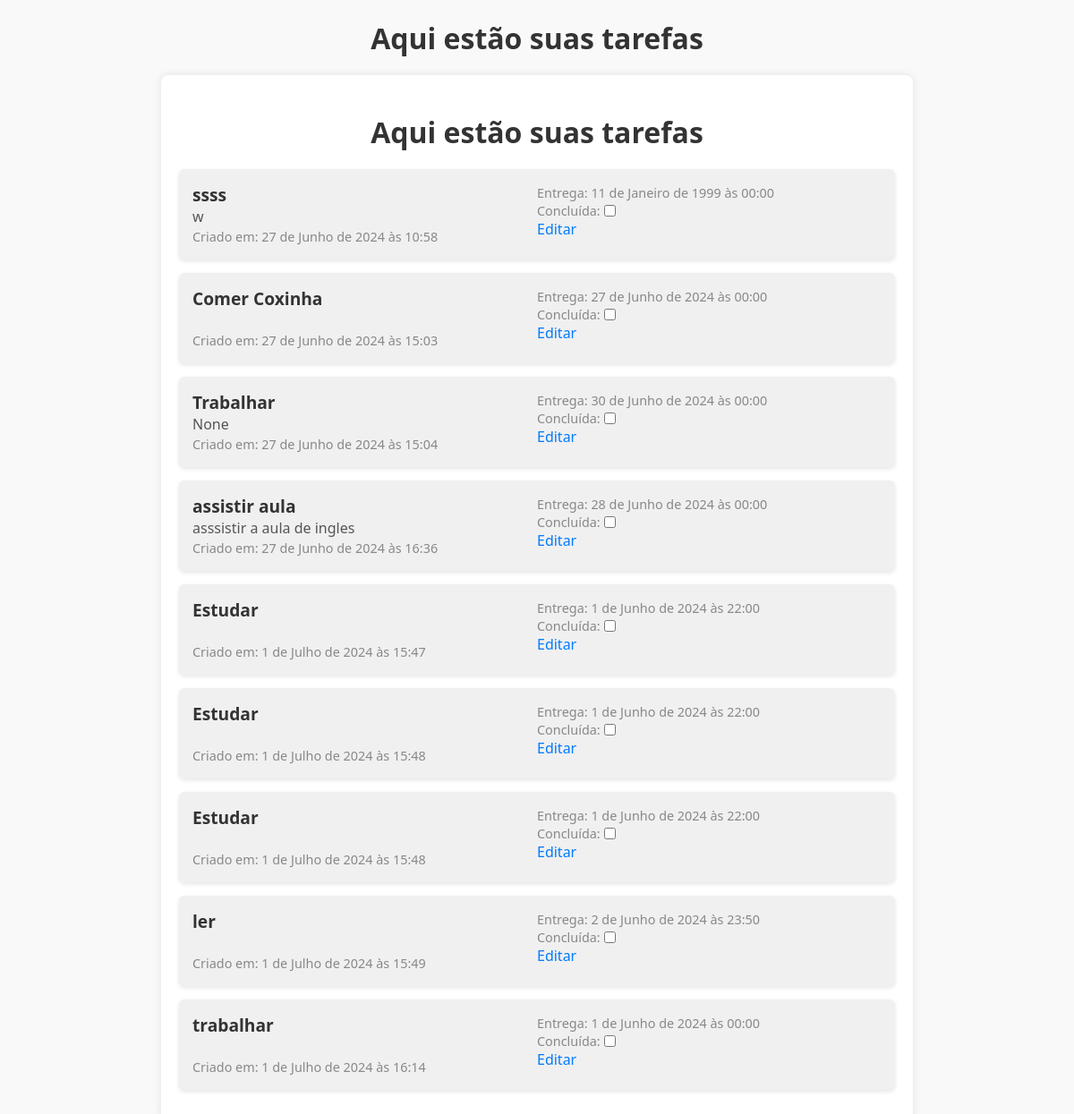
The app's page /tarefas, older data.
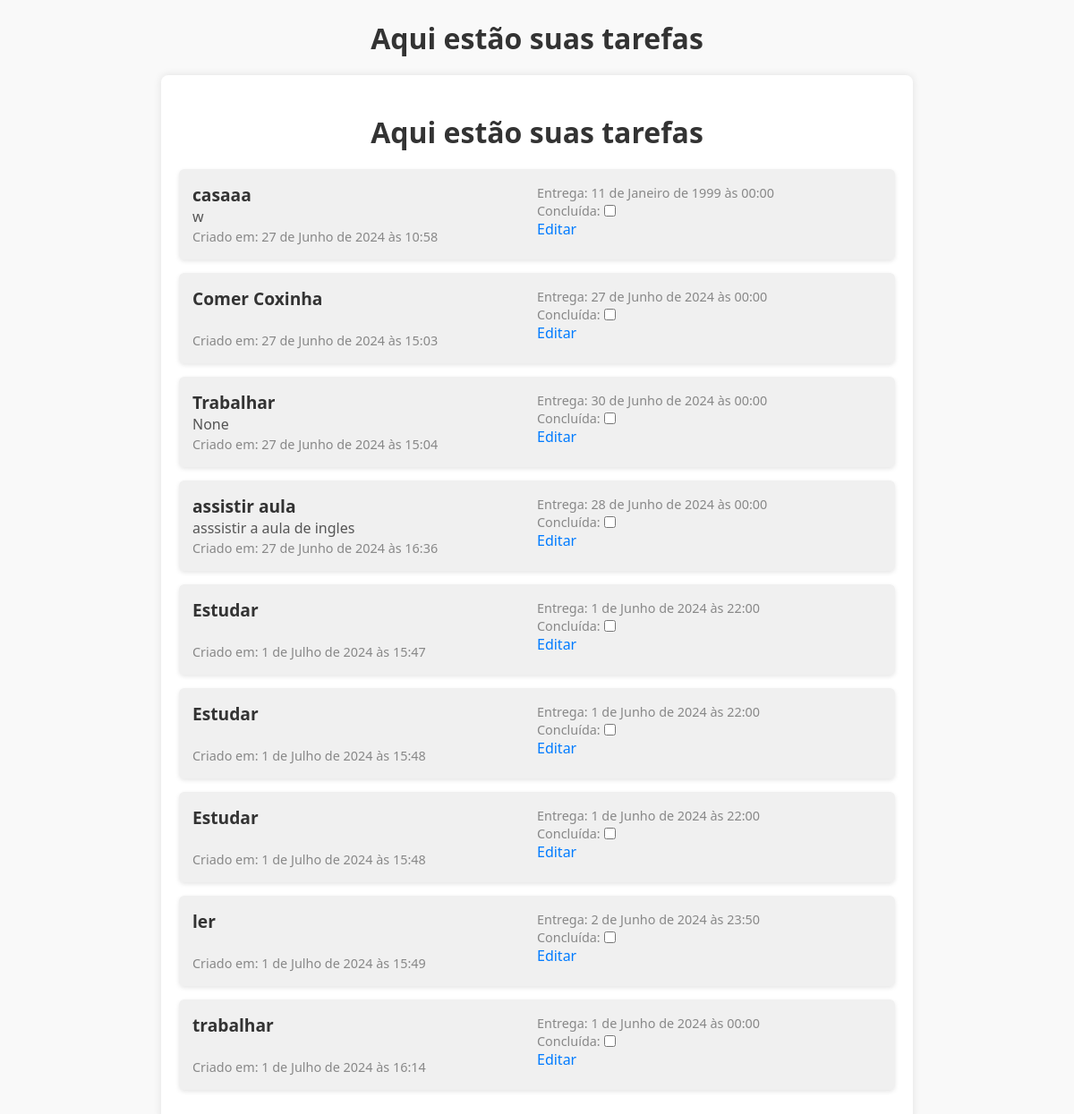
The same page, newer data.
### Todos/models.py (models this page shows)
class Todos(models.Model):
    tarefa = models.CharField(max_length=100, null=False, blank=False)
    descricao = models.CharField(max_length=200, null=True, blank=True)
    data_criacao = models.DateTimeField(auto_now_add=True, null=False, blank=False)
    data_entrega = models.DateTimeField(null=False)
    entrega = models.BooleanField(default=False)

### Todos/views.py (the view)
# urls.py: path('tarefas', tarefa, name='tarefa'),
def tarefa(request):
    tarefas = Todos.objects.all()
    return render(request, "tarefas.html", {"tarefas": tarefas})

### Todos/templates/tarefas.html (shortened to what this page needs)
<!DOCTYPE html>
<html lang="pt-br">
<head>
    {% load static %}
    <link rel="stylesheet" href="{% static 'tarefas.css' %}">
</head>
<body>
    <h1>Aqui estão suas tarefas</h1>
    <div class="container">
        <h1>Aqui estão suas tarefas</h1>
        <ul class="tarefas-lista">
            {% for tarefa in tarefas %}
                <li class="tarefa-item">
                    <div class="tarefa-info">
                        <span class="nome-tarefa">{{ tarefa.tarefa }}</span> <br>
                        <span class="descricao">{{ tarefa.descricao }}</span> <br>
                        <span class="data-criacao">Criado em: {{ tarefa.data_criacao }}</span>
                    </div>
                    <div class="tarefa-info">
                        <span class="data-entrega">Entrega: {{ tarefa.data_entrega }}</span>
                        <label class="checkbox-label">
                            Concluída:
                            <input type="checkbox" {% if tarefa.concluida %}checked{% endif %} enabled>
                        </label>
                        <a href="{% url 'editar' tarefa.id %}" class="editar-link">Editar</a>
                    </div>
                </li>
            {% endfor %}
        </ul>
    </div>
</body>
</html>

Row changes from the older to the newer data that the page shows:
changed Todos: tarefa "ssss" → "casaaa"
